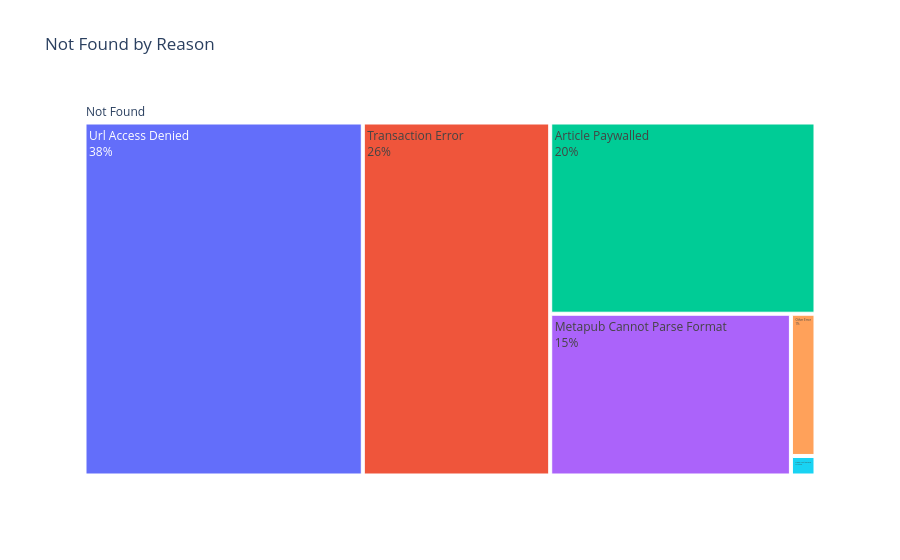

Notebook code cell kept with this figure:
### Code cell
not_found_map = px.treemap(urls.loc[urls["found_status"] == "Not Found"], path=[px.Constant("Not Found"), "not_found_category"], values=urls.loc[urls["found_status"] == "Not Found"]['reason'].map(lambda x: 1),
           title="Not Found by Reason",
           branchvalues="total"
           )
not_found_map.update_traces(textinfo="label+percent parent")

### Figure 1 — Plotly figure (JSON) as saved in the notebook; plotly's stock layout.template omitted (floating-point values rounded to 4 significant figures)
{"data": [{"branchvalues": "total", "domain": {"x": [0, 1], "y": [0, 1]}, "hovertemplate": "labels=%{label}<br>value=%{value}<br>parent=%{parent}<br>id=%{id}<extra></extra>", "ids": ["Not Found/Metapub Cannot Parse Format", "Not Found/Article Paywalled", "Not Found/Transaction Error", "Not Found/Url Access Denied", "Not Found/Other Error", "Not Found/PMID Not Found", "Not Found"], "labels": ["Metapub Cannot Parse Format", "Article Paywalled", "Transaction Error", "Url Access Denied", "Other Error", "PMID Not Found", "Not Found"], "name": "", "parents": ["Not Found", "Not Found", "Not Found", "Not Found", "Not Found", "Not Found", ""], "textinfo": "label+percent parent", "type": "treemap", "values": [568.0, 740.0, 965.0, 1433.0, 51.0, 7.0, 3764.0]}], "layout": {"legend": {"tracegroupgap": 0}, "title": {"text": "Not Found by Reason"}}}
